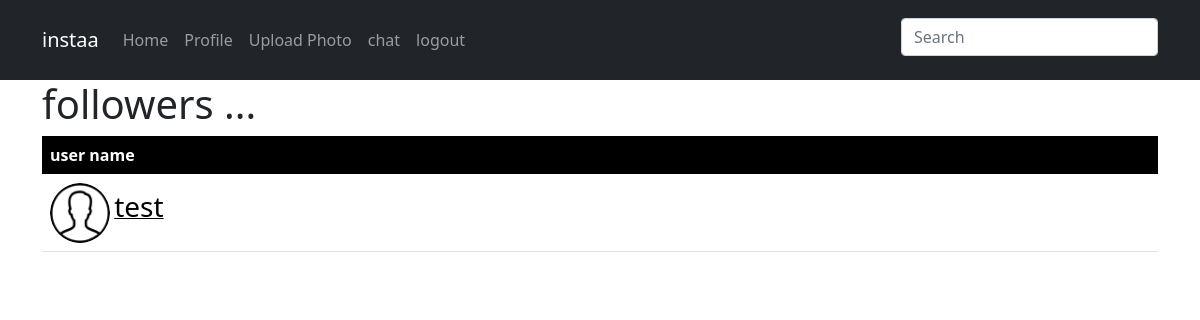
The app's page /account/myprofile/followers (signed in), older data.
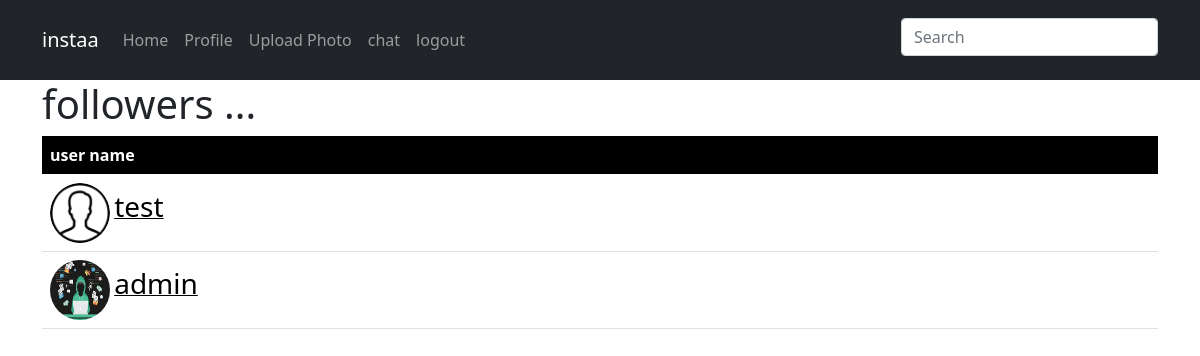
The same page, newer data.
### account/models.py (models this page shows, shortened)
class follow(models.Model):
    more_followed_user_info = models.ForeignKey(more_user_info , related_name='more_followed_user_info',on_delete=models.CASCADE, null=True)
    followed_user = models.ForeignKey(User , related_name='followed_user',on_delete=models.CASCADE, null=True)
    followers = models.ForeignKey(User , related_name='followers',on_delete=models.CASCADE , null=True)
    more_follower_info =  models.ForeignKey(more_user_info , related_name='more_follower_info',on_delete=models.CASCADE, null=True)

class more_user_info(models.Model):
    profile_photo = models.ImageField(null=True , blank=True , default='user.png')
    user = models.OneToOneField(User , related_name='user_info',on_delete=models.CASCADE)
    phone_number = models.CharField(max_length=50 , null=True , blank=True)
    bio = models.CharField(max_length=50 , null=True , blank=True)

### account/views.py (the view)
# urls.py: path('myprofile/followers',views.profile_follower,name='profile_follower'),
@login_required
def profile_follower(request):
    followers = follow.objects.filter(followed_user=request.user)
    return render(request,"profile_follower.html",{"followers":followers})

### account/templates/profile_follower.html (shortened to what this page needs)
{% extends 'base.html' %}
{% block body %}
    <div class="container">
        <h1>followers ... </h1>
        {% if followers %}
        <table class="table">
            <thead style="color:white;background-color:black;">
            <tr>
                <th>user name</th>
            </tr>
            </thead>
            <tbody>
            {% for follower in followers %}
            <tr>
                <td>
                <img src="/media/{{follower.more_follower_info.profile_photo}}" class="rounded-circle" width="60" height="60">
                <a href="{% url 'account:other_user_profile' follower.followers %}" > <h3 style="display:inline;">{{follower.followers}}</h3></a>
                </td>
            </tr>
            {% endfor %}
            </tbody>
        </table>
        {% else %}
        <h1 style="color:red">no one loves you  and no one follows you</h1>
        {% endif %}
    </div>
{% endblock body %}

Row changes from the older to the newer data that the page shows:
added follow: more_follower_info.profile_photo (picture), followers "admin"
